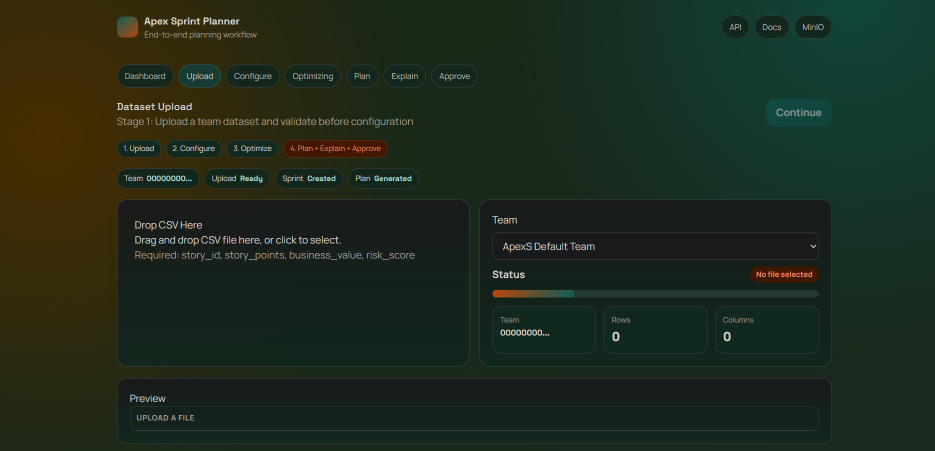
#> input picture files/figs/upload.png, 1870 x 901 px, found by its file name (shown at 1/2 size)
$ python create_ui_montage.py
#> lines starting #> are read from the running program, lines starting #| are printed output that depends on the picture
#!/usr/bin/env python3
"""Create a 6-panel UI workflow montage for the ApexS IEEE paper."""

from PIL import Image, ImageDraw, ImageFont
import os

# Image filenames in order: upload -> configure -> optimize -> plan -> explain -> approve
image_files = [
    "upload.png",
    "configure.png",
    "optimize.png",
    "plan.png",
    "explain.png",
    "approve.png"
]

figs_dir = "d:\\SE\\files\\figs"
image_paths = [os.path.join(figs_dir, f) for f in image_files]

# Load all images
images = [Image.open(p) for p in image_paths]
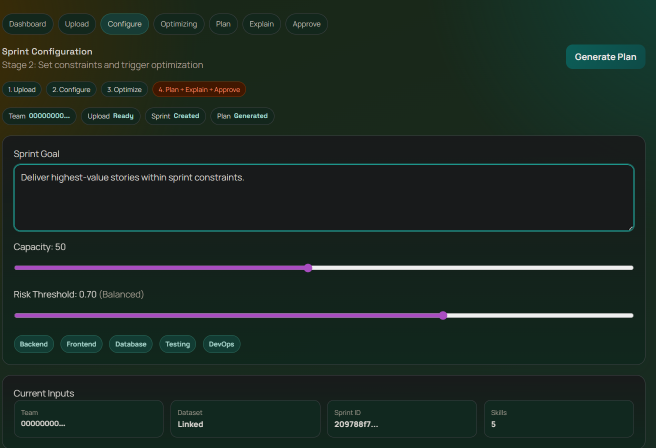
#> input picture files/figs/configure.png, 1311 x 896 px, found by its file name (shown at 1/2 size)
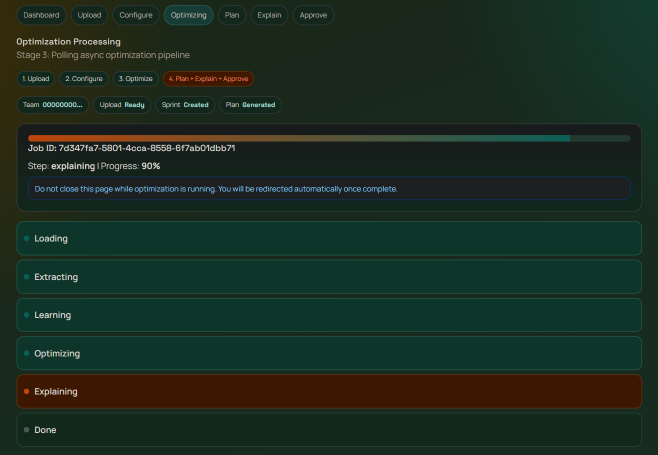
#> input picture files/figs/optimize.png, 1315 x 909 px, found by its file name (shown at 1/2 size)
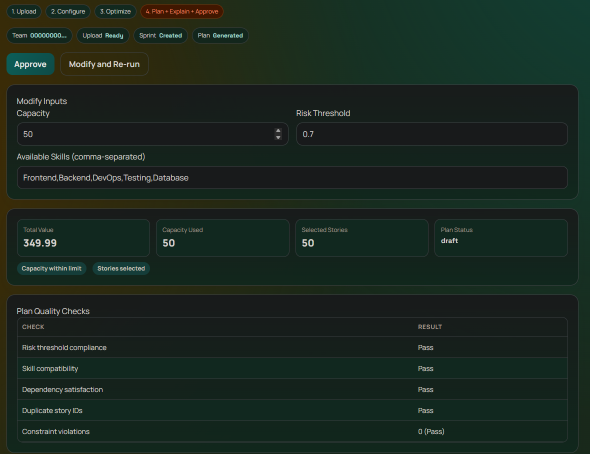
#> input picture files/figs/plan.png, 1180 x 907 px, found by its file name (shown at 1/2 size)
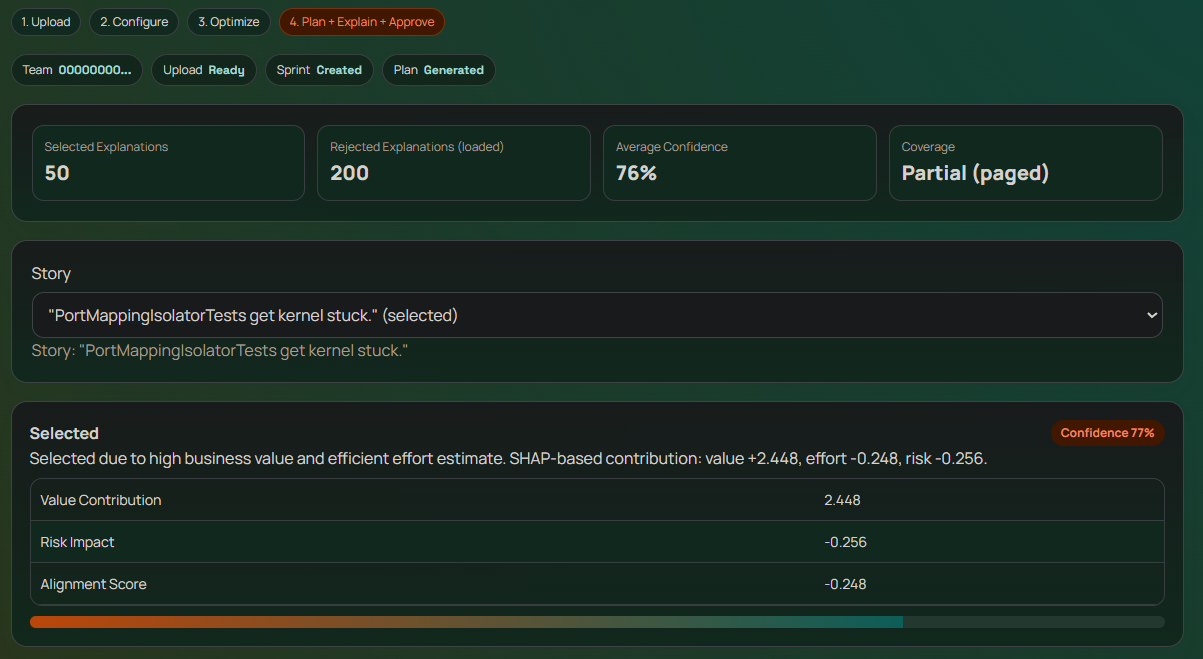
#> input picture files/figs/explain.png, 1203 x 659 px, found by its file name
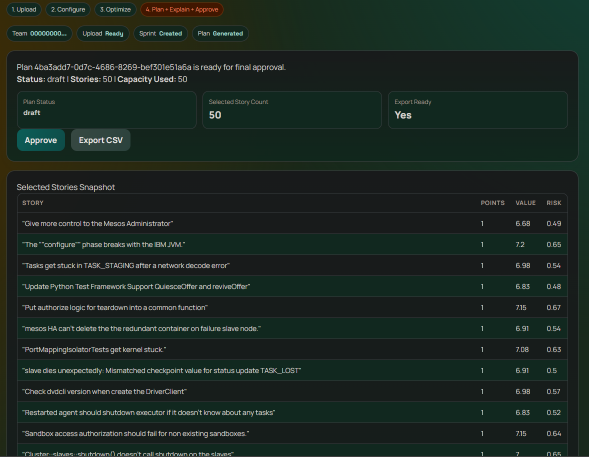
#> input picture files/figs/approve.png, 1177 x 913 px, found by its file name (shown at 1/2 size)
#> images = 6 items

# Get dimensions
widths = [img.width for img in images]
#> widths = [1870, 1311, 1315, 1180, 1203, 1177]
heights = [img.height for img in images]
#> heights = [901, 896, 909, 907, 659, 913]

# Calculate montage dimensions
# We'll scale each image to be the same height (max height), keeping aspect ratio
target_height = min(heights)  # Or set to a specific value like 300
#> target_height = 659
scaled_images = []
scaled_widths = []

for img in images:
    # Scale to target height maintaining aspect ratio
    scale_factor = target_height / img.height
    new_width = int(img.width * scale_factor)
    resized = img.resize((new_width, target_height), Image.Resampling.LANCZOS)
    scaled_images.append(resized)
    scaled_widths.append(new_width)
#> this loop made 6 passes
#> (scale_factor, new_width) on passes 1 to 6: (0.731, 1367), (0.735, 964), (0.725, 953), (0.727, 857), (1, 1203), (0.722, 849)
#> pass 1, `resized = img.resize((new_width, target_height), Image.Resampling.LANC..`:
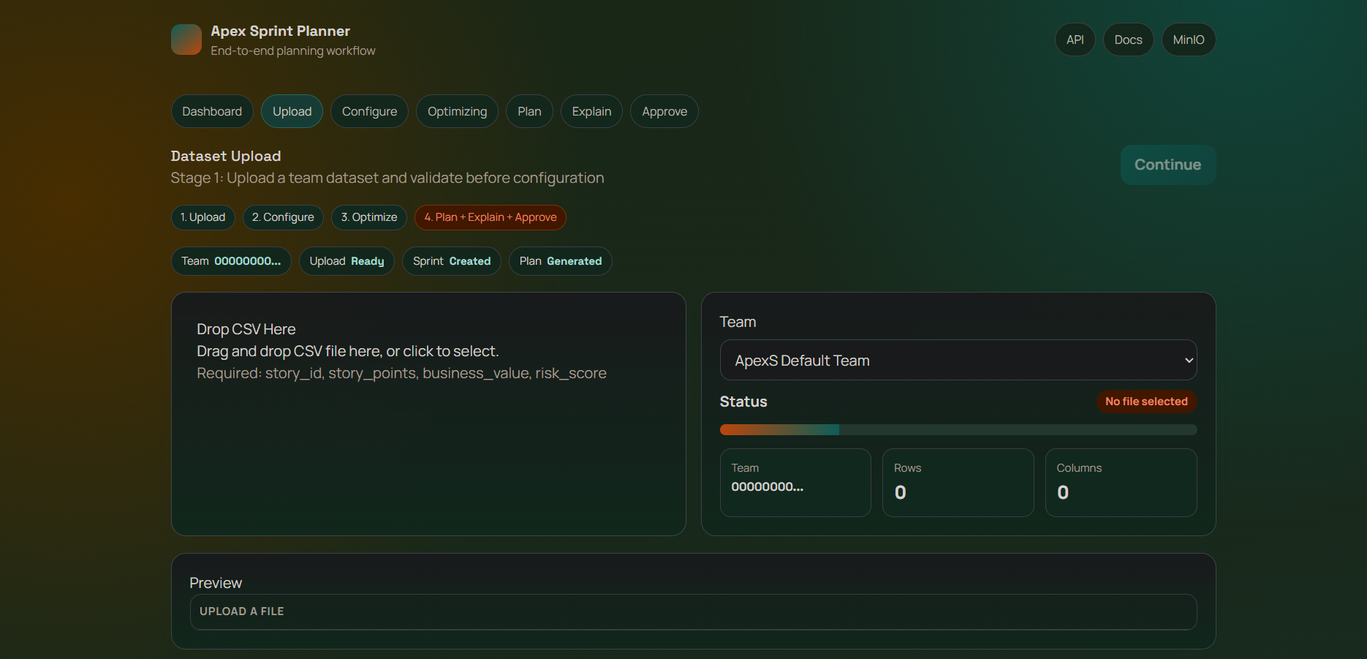
#> resized: PIL image 1367x659 RGBA; mean R, G, B, A 30.2, 42.7, 28.8, 255
#> after the loop, scaled_images = 6 items; scaled_widths = [1367, 964, 953, 857, 1203, 849]

# Total width with small gaps between images
gap = 5  # pixels between images
total_width = sum(scaled_widths) + (len(scaled_images) - 1) * gap
#> total_width = 6218
total_height = target_height
#> total_height = 659

# Create montage image with white background
montage = Image.new('RGB', (total_width, total_height), color='white')
#> montage: PIL image 6218x659 RGB; every value is 255

# Paste images side-by-side
current_x = 0
for img in scaled_images:
    montage.paste(img, (current_x, 0))
    current_x += img.width + gap
#> this loop made 6 passes
#> current_x on passes 1 to 6: 1372, 2341, 3299, 4161, 5369, 6223
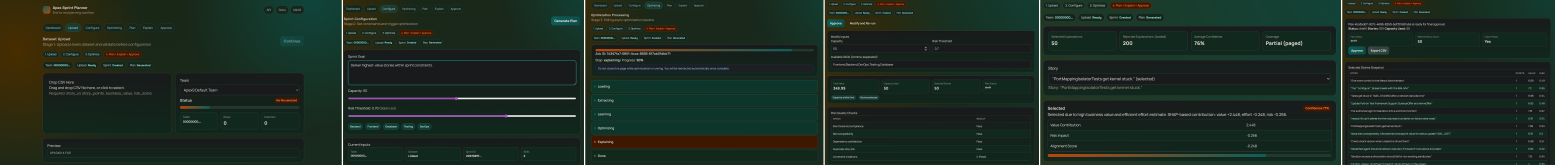
#> montage: PIL image 6218x659 RGB (shown at 1/4 size); mean R, G, B 28.8, 43.3, 33.8
#> after the loop, current_x = 6223

# Save montage
output_path = os.path.join(figs_dir, "ui_workflow.png")
montage.save(output_path, quality=95)
print("[OK] Montage created: {}".format(output_path))
print("  Dimensions: {}x{} px".format(total_width, total_height))
#|   Dimensions: 6218x659 px
print("  Panels: {} (upload -> configure -> optimize -> plan -> explain -> approve)".format(len(image_files)))
